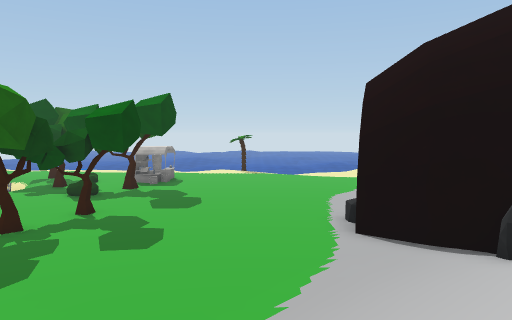
View 1 (above)

20 first-person views from a walk through a Unity game level. The camera is 1.4 m above the floor, tilts 4° down and sees 70° across. The floor is counted in squares, 2 m on a side. Each view is taken from the middle of a square. On the plan, view 1 faces up. The plan holds only what a view shows up to about 11 squares ahead; the rest is blank. The place goes on beyond the plan. The player character is not drawn. Some surface patterns are stand-ins.

View 2
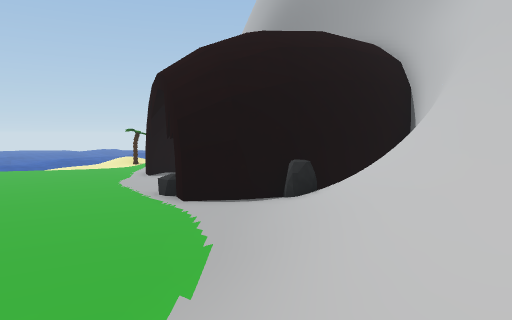

View 3
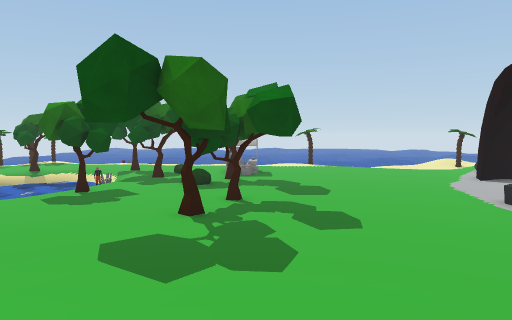

View 4
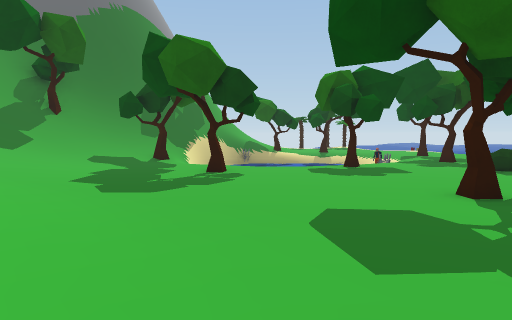

View 5
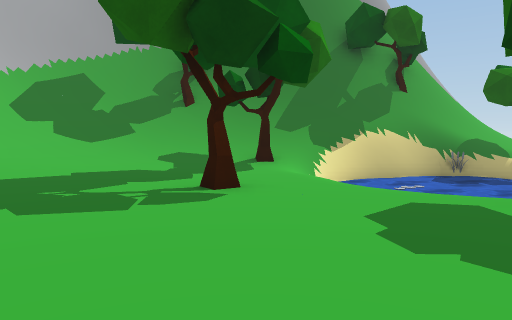

View 6
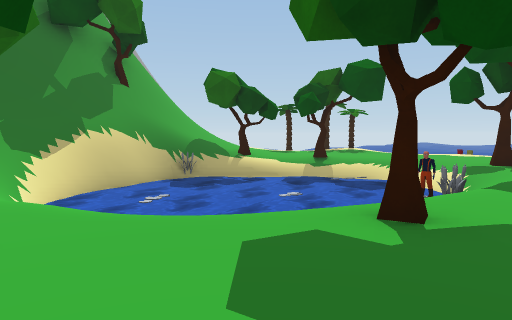

View 7
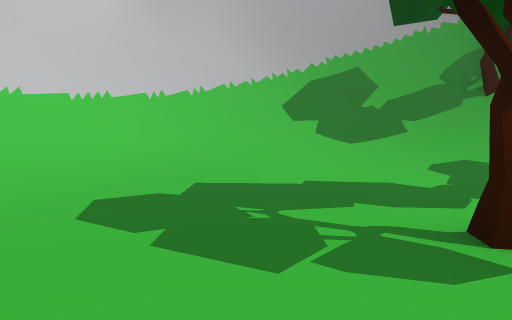

View 8
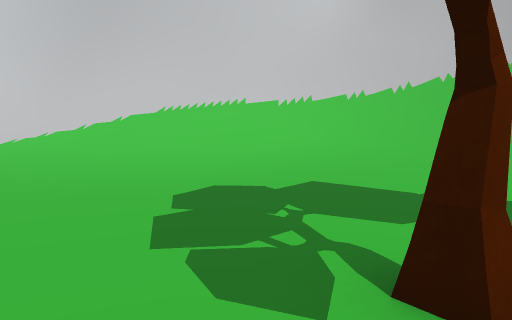

View 9
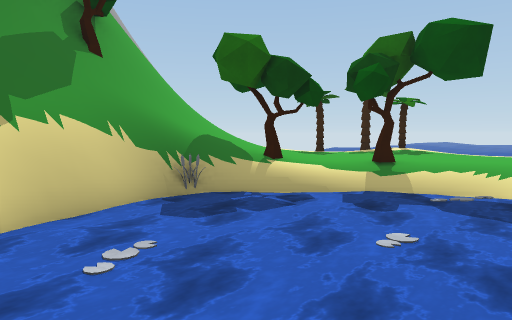

View 10
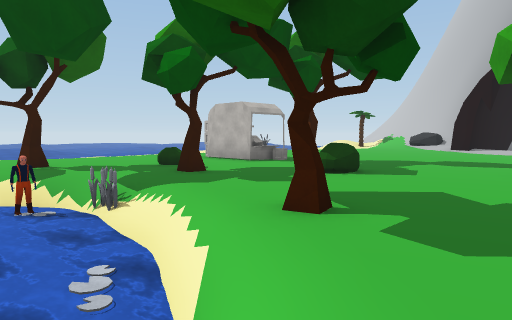

View 11
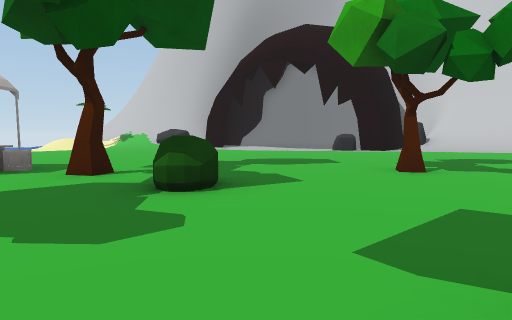

View 12
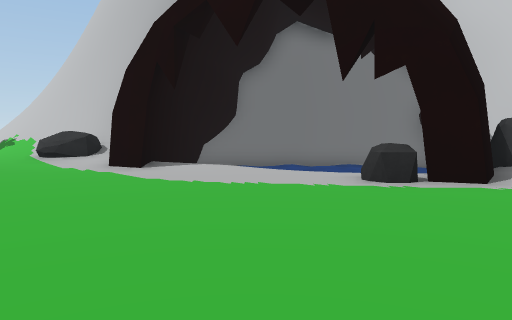

View 13
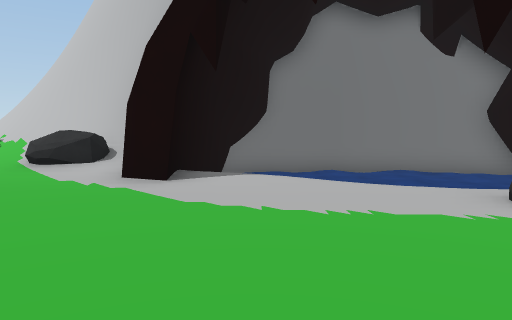

View 14
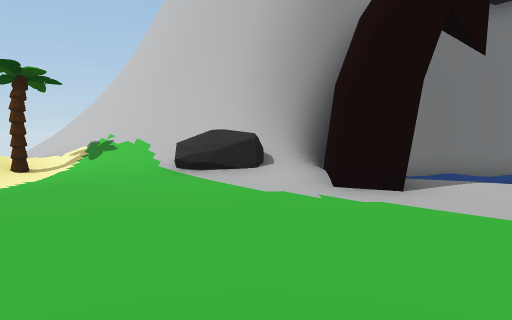

View 15
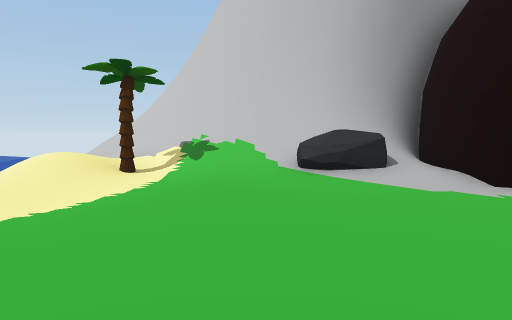

View 16
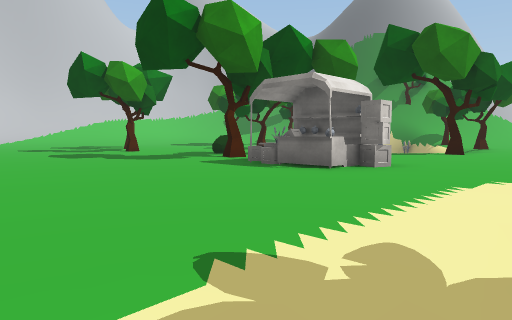

View 17
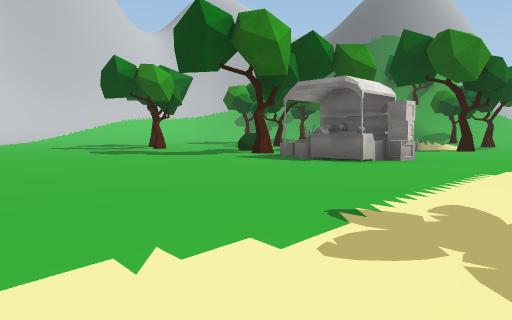

View 18
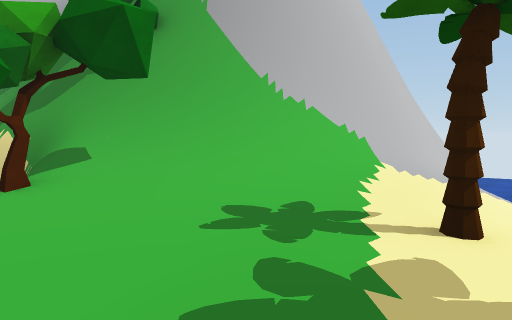

View 19
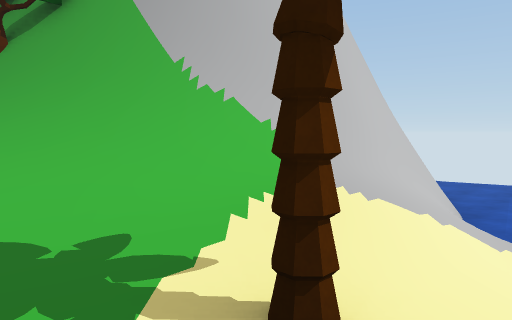

View 20
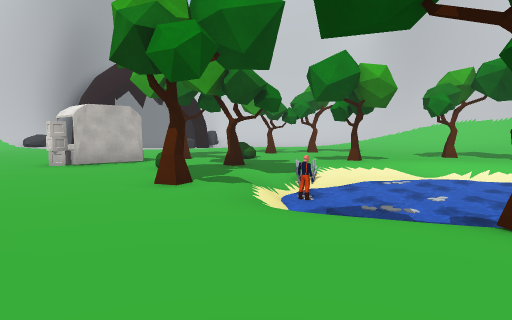

### Floor plan
Key: @ floor where view 1 was taken; # wall or solid block; . main floor; : floor 0.25 m higher than the main floor; - floor 0.25 m lower than the main floor; + floor 0.5 m higher than the main floor; _ floor 0.5 m lower than the main floor; < floor 0.75 m lower than the main floor; ( floor 1.25 m lower than the main floor; ! floor 1.5 m lower than the main floor; / step, stairs or slope; = window, fence, low wall or low ledge; ~ water the walk can cross; ≈ water the walk keeps out of; ^ raised ledge; v drop or lower ground; O other object.
Columns run from 28 left of view 1 to 11 right of it. Each row starts with its distance up from view 1.
 21         /_-.O:...         ..-__  ./+  //
 20    (((///.O...................- -./::/==
 19 ((!!##//::.....................----O//^^
 18 (!  ##////:.......O....O...........//=^
 17    #^^=////:.O//~/.....OO.........://^^
 16      ^^^////O/≈O~~/..O.OO.........O/=^
 15        ^^=///≈≈O~O/.O.............O ^^
 14         ^^//O~≈≈~~O....O.........###=^
 13          OO#~~~≈~~≈...O..........#####
 12           ^##~~~~~/............../   ##
 11           ^/#~~~~~.O............./  <<#
 10           ^//#~≈≈/.....O.........  <<<#
  9           ^/////...............O/ <<<<#
  8           ^//O...O.....O.......#  <<<<#
  7            ///.................###<<<##
  6           O///:.................O### ##
  5          ##///::...............://v##
  4           #////:::............////=#
  3           ##////+:::::::...../////##
  2            #=///////++:::  :////###
  1            ##////////////  ////##
  0             ##//////////// /@
 -1              ##//#######//
 -2              ######   #####

Positions as (right, up) in squares from view 1, and headings:
1: (0, 0), facing up
2: (-3, 0), facing up-right
3: (-4, 0), facing up
4: (-4, 2), facing up-left
5: (-6, 8), facing left
6: (-8, 8), facing up-left
7: (-8, 8), facing down-left
8: (-10, 9), facing down
9: (-11, 10), facing up-left
10: (-12, 9), facing up-right
11: (-10, 12), facing right
12: (-3, 11), facing right
13: (-1, 12), facing right
14: (0, 15), facing right
15: (0, 17), facing right
16: (1, 21), facing down-left
17: (2, 21), facing down-left
18: (-15, 21), facing down-left
19: (-17, 21), facing down-left
20: (-15, 21), facing down-right
